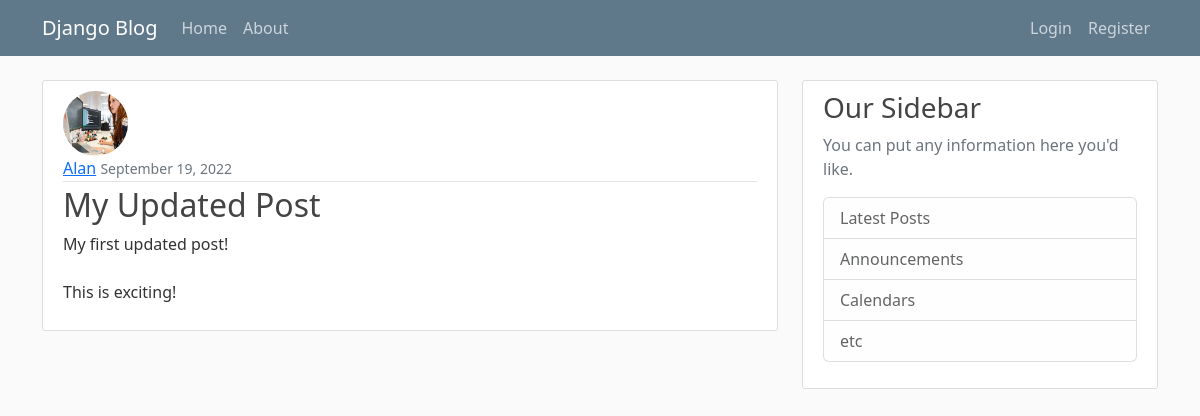
The page /post/31 on the database its author committed.
### Blog/models.py (models this page shows, shortened)
class Post(models.Model):
	title = models.CharField(max_length=100)					#title length
	content = models.TextField()									# content field
	date_posted = models.DateTimeField(default = timezone.now)		#update date on creating the post
	author = models.ForeignKey(User, on_delete = models.CASCADE) #delete the post as well on deleting the user

### Users/models.py (models this page shows, shortened)
class Profile(models.Model):
    user = models.OneToOneField(User, on_delete=models.CASCADE)
    image = models.ImageField(default='default.jpg', upload_to='profile_pics')

### Blog/views.py (the view)
# urls.py: path('post/<int:pk>', PostDetailView.as_view(), name='post-detail'),   # integer primary key 'int:pk'
class PostDetailView(DetailView):   # making listview   # the individual view for each post
    model = Post  # Blog/post_detail.html    # <app>/<model>_<viewtype>.html

### Blog/templates/Blog/post_detail.html (shortened to what this page needs)
{% extends "Blog/base.html" %}
{% block content %}
		<article class="media content-section">
		 <img class="rounded-circle article-img" src="{{ object.author.profile.image.url }}">
		  <div class="media-body">
		    <div class="article-metadata">
		      <a class="mr-2" href="{% url 'Blog:user-posts' object.author.username %}">{{ object.author }}</a>
		      <small class="text-muted">{{ object.date_posted | date:"F j, Y" }}</small>
		    </div>
		    <h2>{{ object.title }}</h2>
		    <p class="article-content">{{ object.content }}</p>
		  </div>
		</article>
{% endblock content %}

### Blog/static/Blog/main.css (style rules this page uses)
body { background: #fafafa; color: #333333; margin-top: 5rem; }
h1, h2, h3, h4, h5, h6 { color: #444444; }
.content-section { background: #ffffff; padding: 10px 20px; border: 1px solid #dddddd; border-radius: 3px; margin-bottom: 20px; }
.article-content { white-space: pre-line; }
.article-img { height: 65px; width: 65px; margin-right: 16px; }
.article-metadata { padding-bottom: 1px; margin-bottom: 4px; border-bottom: 1px solid #e3e3e3 }

### rows shown on the page
Post: author.profile.image (picture), author "Alan", date_posted "September 19, 2022", title "My Updated Post", content "My first updated post! This is exciting!"
